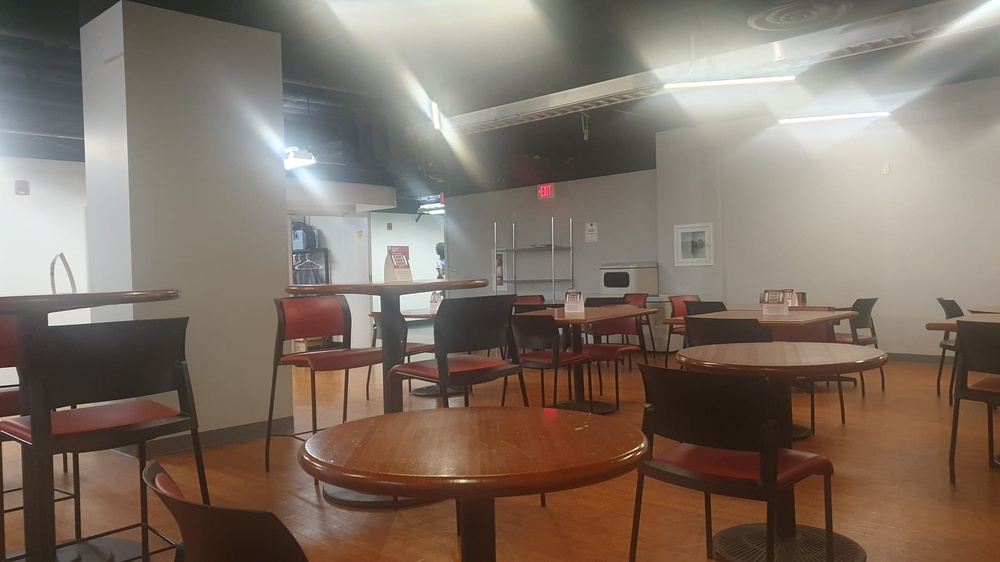
#> input picture HW2/ec/study_space_left.jpg, 1000 x 562 px, shrunk from 2016 x 1134 before the run, given in place of sun_aztvjgubyrgvirup.jpg, which was not available
$ python main.py
#> lines starting #> are read from the running program, lines starting #| are printed output that depends on the picture; pictures that were not available may be replaced by others from this repository, and a replacement may not be noted
#> in main, img is the input picture: PIL image 1000x562 RGB; mean R, G, B 127.6, 113.4, 101.7
### HW1/visual_words.py
import os, multiprocessing
from multiprocessing import Pool
from os.path import join, isfile

import numpy as np
from PIL import Image
import scipy.ndimage
import skimage.color


def extract_filter_responses(opts, img):
    '''
    Extracts the filter responses for the given image.

    [input]
    * opts    : options
    * img    : numpy.ndarray of shape (H,W) or (H,W,3)
    [output]
    * filter_responses: numpy.ndarray of shape (H,W,3F)
    '''

    filter_scales = opts.filter_scales
    # ----- TODO -----
    '''
    The following code follows the following structure:
    1. Checks whether the data type of the pixel values is float, if not type cast it
    2. Checks whether the the pixel values are normalized between 0 and 1, if not provisined to be handled; although this is not required because as a safe practice I have normalized the images before passing them to this function
    3. Checks if the image is grayscale (or possibily have additional channels) and then type cast it to 3 channel RGB
    4. Convert RGB to LAB; from what I read on wikipedia, LAB has a better representation for luminance and chrominance along with texture discrimination thus bolstering consistent filter responses
    5. Initialized a black canvas of H X W X 3F for storing stacked filter responses
    6. Nested loop through the feature scales and indiviual LAB channels for applying gaussian filter, LoG, and directional gaussian filters, and stacked through indexing on the canvas placeholder
    7. The padding is taken place using the flag offered within the scipy.ndimage. module, i.e. mode = ["reflect", "nearest", "constant"]
    8. Return stacked and aligned filters H X W X 3F i.e. for default parameters there are 4 filters and 2 feature scales so F= 4 * 2 = 8 i.e. H X W X 24
    '''
    # Check: dtype is float

    if img.dtype != np.float32:
        img = img.astype(np.float32)

    # Check: pixel values Normalized between 0 and 1
    if np.min(img) < 0.0 or np.max(img) > 1.0:
        img = (img - np.min(img)) / (np.max(img) - np.min(img))

    # Check: 3 channel image
    if img.ndim == 2:
        img = skimage.color.gray2rgb(img)
    elif img.shape[2] > 3:
        img = img[:, :, 3]

    num_channels = 3

    # Convert RGB to LAB
    imgLab = skimage.color.rgb2lab(img)
#> imgLab: shape (562, 1000, 3) float32; mean of channels 0, 1, 2 48.1, 4.4, 9.2

    # Number of filters in the filter bank
    numFilter = 4

    # Initialize the filter responses array for H X W X 3*4*2
    filter_responses = np.zeros((imgLab.shape[0], imgLab.shape[1], 3 * len(filter_scales) * numFilter))

    # Looping through feature scales provided through opt, also looping through each channel individually
    for idx, filter_scale in enumerate(filter_scales):
        for channelIdx in range(3):
            # Applying filter on each channel individually and stacking the channel responses accordingly; Padding added through flag in scipy.ndimage
            # [Referenced from util.py]
            filter_responses[:, :, idx*numFilter*num_channels+channelIdx+0] = scipy.ndimage.gaussian_filter( imgLab[:, :,channelIdx], filter_scale, mode='reflect')
            filter_responses[:, :, idx*numFilter*num_channels+channelIdx+3] = scipy.ndimage.gaussian_laplace(imgLab[:, :, channelIdx], filter_scale, mode='reflect')
            filter_responses[:, :, idx*numFilter*num_channels+channelIdx+6] = scipy.ndimage.gaussian_filter(imgLab[:, :, channelIdx], filter_scale, [0, 1], mode='reflect')
            filter_responses[:, :, idx*numFilter*num_channels+channelIdx+9] = scipy.ndimage.gaussian_filter(imgLab[:, :, channelIdx], filter_scale, [1, 0], mode='reflect')

    return filter_responses

# [43 lines left out: function compute_dictionary_one_image, not called in this run]


def compute_dictionary(opts, n_worker=1):
    '''
    Creates the dictionary of visual words by clustering using k-means.

    [input]
    * opts         : options
    * n_worker     : number of workers to process in parallel

    [saved]
    * dictionary : numpy.ndarray of shape (K,3F)
    '''
    import sklearn.cluster

    data_dir = opts.data_dir
    feat_dir = opts.feat_dir
    out_dir = opts.out_dir
    K = opts.K

    train_files = open(join(data_dir, 'train_files.txt')).read().splitlines()
    # ----- TODO -----


    '''
    1. Calling the computer_dictionary_one_image took ~10 minutes wall time, so parallelized the processing using multiprocessing.pool
    2. Once each pool is finished processing, the filtered sampled response is stacked
    3. Used the scikit-learn documentation to make sense of the clustering algorithms around K centroids
    4. Save the generated cluster centers / centroids into a dictionary and saved it to disk
    '''
    # Creating a pool for parallel processing; executing compute_dictionary_one_image on each thread
    with Pool(processes=n_worker) as pool:
        filter_response = pool.map(compute_dictionary_one_image, train_files)

    stacked_responses = np.vstack(filter_response)
    print(stacked_responses.shape)
    # Note: n_jobs deprecated and removed from scikit-learn >= 0.25

    kmeans = sklearn.cluster.KMeans(n_clusters=K, n_jobs =n_worker).fit(stacked_responses)
    dictionary = kmeans.cluster_centers_

    ## example code snippet to save the dictionary
    np.save(join(out_dir, 'dictionary.npy'), dictionary)

# [30 lines left out: function get_visual_words, not called in this run]

### HW1/util.py
import numpy as np
import matplotlib.pyplot as plt
import multiprocessing

def get_num_CPU():
    '''
    Counts the number of CPUs available in the machine.
    '''
    return multiprocessing.cpu_count()

def display_filter_responses(opts, response_maps):
    '''
    Visualizes the filter response maps.

    [input]
    * response_maps: a numpy.ndarray of shape (H,W,3F)
    '''

    n_scale = len(opts.filter_scales)
    plt.figure(1)

    for i in range(n_scale*4):
        plt.subplot(n_scale, 4, i+1)
        resp = response_maps[:, :, i*3:i*3 + 3]
        resp_min = resp.min(axis=(0,1), keepdims=True)
        resp_max = resp.max(axis=(0,1), keepdims=True)
        resp = (resp - resp_min)/(resp_max - resp_min)
        plt.imshow(resp)
        plt.axis("off")
#> this loop made 12 passes
#> (resp_min, resp_max) on passes 1 to 8: ([[8.37, -7.56, -15.16]], [[99.88, 61.25, 36.7]]), ([[-30.71, -12.92, -4.62]], [[29.8, 7.81, 4.8]]), ([[-20.85, -13.1, -5.07]], [[21.37, 12.93, 4.8]]), ([[-24.03, -13.02, -4.39]], [[24.95, 13.89, 5.01]]), ([[8.53, -6.09, -13.06]], [[99.7, 58.74, 36.18]]), ([[-7.24, -4.4, -1.92]], [[5.3, 2.5, 1.87]]), ([[-10.81, -9.21, -3.41]], [[10.28, 8.52, 3.28]]), ([[-11.11, -8.53, -2.67]], [[11.87, 9.24, 3.14]])
#> pass 1, in display_filter_responses, `resp = response_maps[:, :, i*3:i*3 + 3]`:
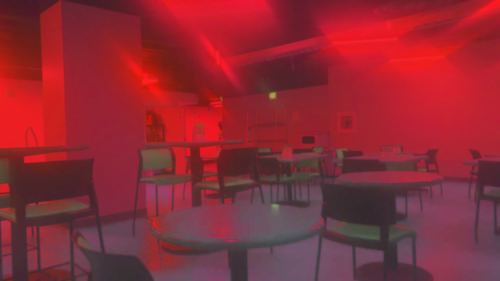
#> resp: shape (562, 1000, 3) float64 (shown at 1/2 size); mean of channels 0, 1, 2 48.1, 4.4, 9.2; drawn with min black and max white
#> pass 1, in display_filter_responses, `resp = (resp - resp_min)/(resp_max - resp_min)`:
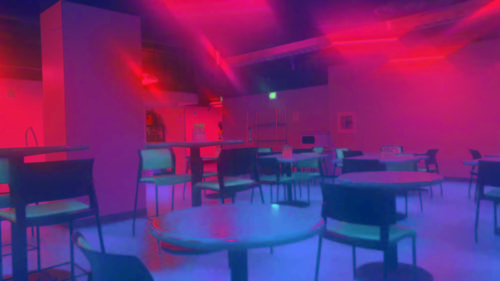
#> resp: shape (562, 1000, 3) float64 (shown at 1/2 size); mean of channels 0, 1, 2 0.435, 0.173, 0.469; drawn as R, G, B
#> pass 2, in display_filter_responses, `resp = response_maps[:, :, i*3:i*3 + 3]`:
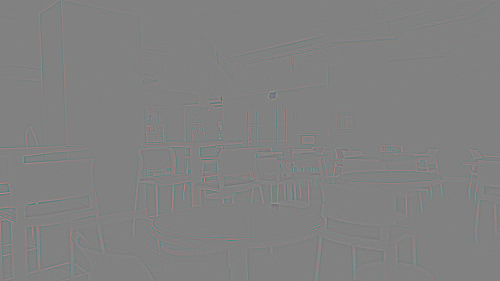
#> resp: shape (562, 1000, 3) float64 (shown at 1/2 size); mean of channels 0, 1, 2 0, 0, 0; drawn with min black and max white
#> pass 2, in display_filter_responses, `resp = (resp - resp_min)/(resp_max - resp_min)`:
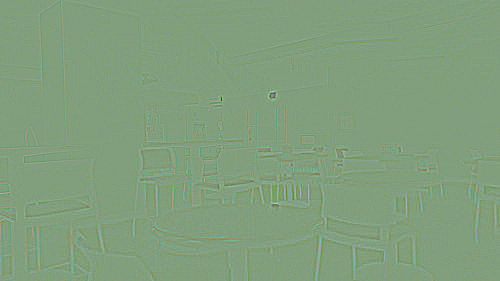
#> resp: shape (562, 1000, 3) float64 (shown at 1/2 size); mean of channels 0, 1, 2 0.507, 0.623, 0.49; drawn as R, G, B
#> after the loop:
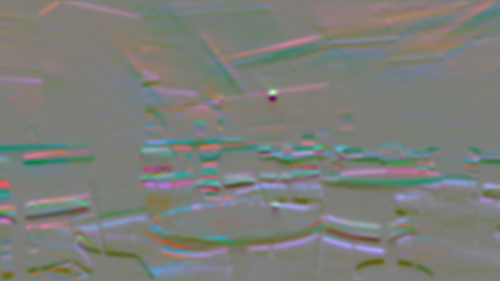
#> resp: shape (562, 1000, 3) float64 (shown at 1/2 size); mean of channels 0, 1, 2 0.488, 0.495, 0.478; drawn as R, G, B

    plt.subplots_adjust(left=0.05,right=0.95,top=0.95,bottom=0.05,wspace=0.05,hspace=0.05)
    plt.show()
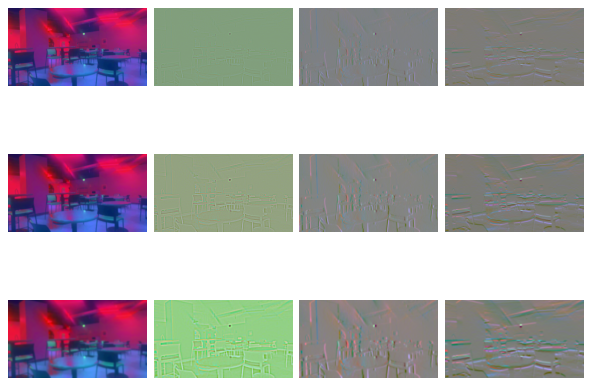
#> figure drawn by matplotlib, 12 panels

# [8 lines left out: function visualize_wordmap, not called in this run]

### HW1/opts.py
'''
Hyperparameters wrapped in argparse
This file contains most of tuanable parameters for this homework
You are asked to play around with them for Q3.1
It is recommended that you leave them as they are before getting to Q3.1

You can change the values by changing their default fields or by command-line
arguments. For example, "python main.py --filter-scales 2 5 --K 50"
'''

import argparse

def get_opts():
    parser = argparse.ArgumentParser(description='16-720 HW1: Scene Recognition')

    ## Paths
    parser.add_argument('--data-dir', type=str, default='../data',
                        help='data folder')
    parser.add_argument('--feat-dir', type=str, default='../feat',
                        help='feature folder')
    parser.add_argument('--out-dir', type=str, default='.',
                        help='output folder')

    ## Visual words (requires tuning)
    '''
    # Default parameters
    parser.add_argument('--filter-scales', nargs='+', type=float,
                        default=[1, 2],
                        help='a list of scales for all the filters')
    parser.add_argument('--K', type=int, default=10,
                        help='# of words')
    parser.add_argument('--alpha', type=int, default=25,
                        help='Using only a subset of alpha pixels in each image')

    ## Recognition system (requires tuning)
    parser.add_argument('--L', type=int, default=1,
                        help='L + 1 is the number of layers in spatial pyramid matching (SPM)')
'''
    ## Additional options (add your own hyperparameters here)
    '''
    # Exp-1
    parser.add_argument('--filter-scales', nargs='+', type=float,
                        default=[1, 2, 4],#, 6, 8, 10, 12, 14, 16],
                        help='a list of scales for all the filters')
    parser.add_argument('--K', type=int, default=50,
                        help='# of words')
    parser.add_argument('--alpha', type=int, default=50,
                        help='Using only a subset of alpha pixels in each image')

    parser.add_argument('--L', type=int, default=2,
                        help='L + 1 is the number of layers in spatial pyramid matching (SPM)')'''

    '''
    # Exp-2
    parser.add_argument('--filter-scales', nargs='+', type=float,
                        default=[1, 2, 4, 6],#, 8, 10, 12, 14, 16],
                        help='a list of scales for all the filters')
    parser.add_argument('--K', type=int, default=75,
                        help='# of words')
    parser.add_argument('--alpha', type=int, default=75,
                        help='Using only a subset of alpha pixels in each image')

    parser.add_argument('--L', type=int, default=3,
                        help='L + 1 is the number of layers in spatial pyramid matching (SPM)')
    '''

    '''
    # Exp-3
    parser.add_argument('--filter-scales', nargs='+', type=float,
                        default=[1, 2, 4, 6, 8],#, 12, 14, 16],
                        help='a list of scales for all the filters')
    parser.add_argument('--K', type=int, default=100,
                        help='# of words')
    parser.add_argument('--alpha', type=int, default=100,
                        help='Using only a subset of alpha pixels in each image')

    parser.add_argument('--L', type=int, default=3,
                        help='L + 1 is the number of layers in spatial pyramid matching (SPM)')
    '''
    '''
    # Exp-4
    parser.add_argument('--filter-scales', nargs='+', type=float,
                        default=[1, 2, 4, 6, 8, 10],#, 12, 14, 16],
                        help='a list of scales for all the filters')
    parser.add_argument('--K', type=int, default=100,
                        help='# of words')
    parser.add_argument('--alpha', type=int, default=100,
                        help='Using only a subset of alpha pixels in each image')

    parser.add_argument('--L', type=int, default=4,
                        help='L + 1 is the number of layers in spatial pyramid matching (SPM)')
    '''

    '''
    # Exp-5
    parser.add_argument('--filter-scales', nargs='+', type=float,
                        default=[1, 2, 4, 6, 8, 10],#, 12, 14, 16],
                        help='a list of scales for all the filters')
    parser.add_argument('--K', type=int, default=100,
                        help='# of words')
    parser.add_argument('--alpha', type=int, default=100,
                        help='Using only a subset of alpha pixels in each image')

    parser.add_argument('--L', type=int, default=3,
                        help='L + 1 is the number of layers in spatial pyramid matching (SPM)')
    '''
    '''
    # Exp-6
    parser.add_argument('--filter-scales', nargs='+', type=float,
                        default=[1, 2, 4, 6, 8],#, 10, 12, 14, 16],
                        help='a list of scales for all the filters')
    parser.add_argument('--K', type=int, default=100,
                        help='# of words')
    parser.add_argument('--alpha', type=int, default=100,
                        help='Using only a subset of alpha pixels in each image')

    parser.add_argument('--L', type=int, default=3,
                        help='L + 1 is the number of layers in spatial pyramid matching (SPM)')
    '''

    parser.add_argument('--filter-scales', nargs='+', type=float,
                        default=[1, 2, 4],#, 12, 14, 16],
                        help='a list of scales for all the filters')
    parser.add_argument('--K', type=int, default=10,
                        help='# of words')
    parser.add_argument('--alpha', type=int, default=25,
                        help='Using only a subset of alpha pixels in each image')

    parser.add_argument('--L', type=int, default=1,
                        help='L + 1 is the number of layers in spatial pyramid matching (SPM)')
    ##
    opts = parser.parse_args()
    return opts

### HW1/main.py
from os.path import join

import numpy as np
from PIL import Image
import matplotlib.pyplot as plt

import util
import visual_words
import visual_recog
from opts import get_opts


def main():
    opts = get_opts()
    ## Q1.1
    img_path = join(opts.data_dir, 'aquarium/sun_aztvjgubyrgvirup.jpg')
    img = Image.open(img_path)
    img = np.array(img).astype(np.float32)/255
    filter_responses = visual_words.extract_filter_responses(opts, img)
    util.display_filter_responses(opts, filter_responses)

    ## Q1.2
    n_cpu = util.get_num_CPU()
    visual_words.compute_dictionary(opts, n_worker=n_cpu)

    ## Q1.3

    img_path = join(opts.data_dir, 'aquarium/sun_abkmoyxralulvhzi.jpg')
    img = Image.open(img_path)
    img = np.array(img).astype(np.float32)/255
    dictionary = np.load(join(opts.out_dir, 'dictionary.npy'))
    wordmap = visual_words.get_visual_words(opts, img, dictionary)
    util.visualize_wordmap(wordmap)

    img_path = join(opts.data_dir, 'kitchen/sun_aasmevtpkslccptd.jpg')
    img = Image.open(img_path)
    img = np.array(img).astype(np.float32)/255
    dictionary = np.load(join(opts.out_dir, 'dictionary.npy'))
    wordmap = visual_words.get_visual_words(opts, img, dictionary)
    util.visualize_wordmap(wordmap)

    img_path = join(opts.data_dir, 'desert/sun_adpbjcrpyetqykvt.jpg')
    img = Image.open(img_path)
    img = np.array(img).astype(np.float32)/255
    dictionary = np.load(join(opts.out_dir, 'dictionary.npy'))
    wordmap = visual_words.get_visual_words(opts, img, dictionary)
    util.visualize_wordmap(wordmap)

    ## Q2.1-2.4
    n_cpu = util.get_num_CPU()
    visual_recog.build_recognition_system(opts, n_worker=n_cpu)

    ## Q2.5
    n_cpu = util.get_num_CPU()
    conf, accuracy = visual_recog.evaluate_recognition_system(opts, n_worker=n_cpu)

    print(conf)
    print(accuracy)
    np.savetxt(join(opts.out_dir, 'confmat.csv'), conf, fmt='%d', delimiter=',')
    np.savetxt(join(opts.out_dir, 'accuracy.txt'), [accuracy], fmt='%g')


if __name__ == '__main__':
#> (the run stopped early here; a loop or call above may not have finished)

$ run again, on HW2/ec/study_space_right.jpg
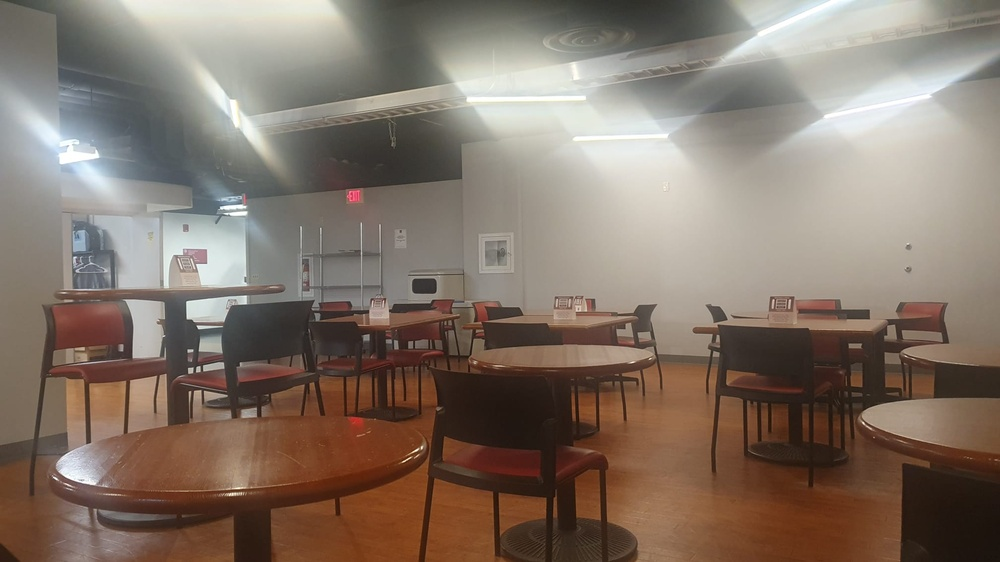
#> input picture HW2/ec/study_space_right.jpg, 1000 x 562 px, shrunk from 2016 x 1134 before the run, given in place of sun_aztvjgubyrgvirup.jpg, which was not available
#> in main, img is the input picture: PIL image 1000x562 RGB; mean R, G, B 131.9, 117.1, 105.4
#> img: shape (562, 1000, 3) float32
#> imgLab: shape (562, 1000, 3) float32; mean of channels 0, 1, 2 49.6, 4.7, 9.3
#> the loop in display_filter_responses, `for i in range(n_scale*4):` made 12 passes
#> (resp_min, resp_max) on passes 1 to 8: ([[6.19, -6.02, -15.7]], [[99.94, 60.4, 39.12]]), ([[-32.03, -9.97, -5.17]], [[20.92, 8.13, 5.51]]), ([[-18.13, -13.41, -6.37]], [[21.57, 11.53, 5.76]]), ([[-22.94, -13.06, -4.37]], [[20.96, 14.18, 5.99]]), ([[6.38, -5.76, -14.38]], [[99.79, 57.81, 36.92]]), ([[-7.75, -4.26, -2.03]], [[5.11, 2.4, 1.85]]), ([[-8.43, -8.87, -3.87]], [[10.53, 8.19, 3.55]]), ([[-10.5, -8.42, -3.09]], [[9.12, 9.13, 4.15]])
#> pass 1, in display_filter_responses, `resp = response_maps[:, :, i*3:i*3 + 3]`:
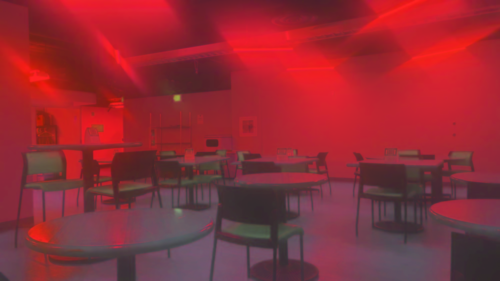
#> resp: shape (562, 1000, 3) float64 (shown at 1/2 size); mean of channels 0, 1, 2 49.6, 4.7, 9.3; drawn with min black and max white
#> after the loop in display_filter_responses, `for i in range(n_scale*4):`:
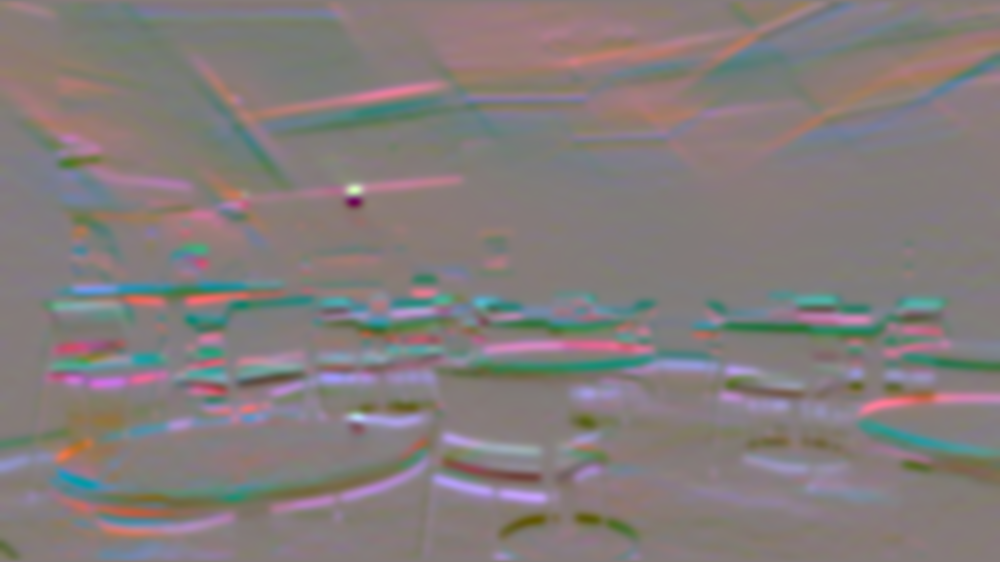
#> resp: shape (562, 1000, 3) float64; mean of channels 0, 1, 2 0.518, 0.489, 0.487; drawn as R, G, B
